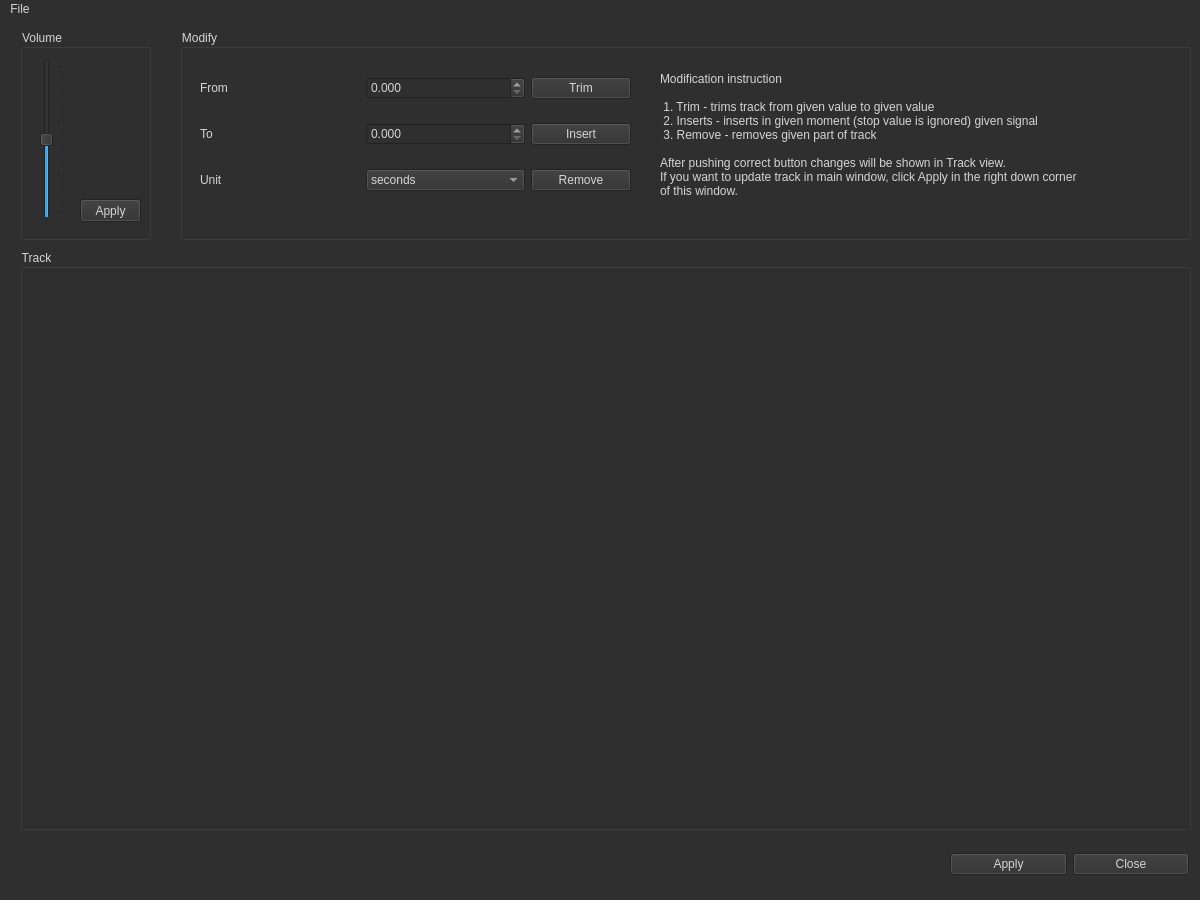
<?xml version="1.0" encoding="UTF-8"?>
<ui version="4.0">
 <class>MainWindow</class>
 <widget class="QMainWindow" name="MainWindow">
  <property name="windowModality">
   <enum>Qt::WindowModal</enum>
  </property>
  <property name="geometry">
   <rect>
    <x>0</x>
    <y>0</y>
    <width>1200</width>
    <height>900</height>
   </rect>
  </property>
  <property name="minimumSize">
   <size>
    <width>650</width>
    <height>250</height>
   </size>
  </property>
  <property name="maximumSize">
   <size>
    <width>1200</width>
    <height>900</height>
   </size>
  </property>
  <property name="windowTitle">
   <string>Modification Window</string>
  </property>
  <property name="styleSheet">
   <string notr="true">background-color:rgb(47, 47, 47);
font: 10pt &quot;MS Shell Dlg 2&quot;;
color: rgb(213, 213, 213);</string>
  </property>
  <widget class="QWidget" name="centralwidget">
   <widget class="QWidget" name="horizontalLayoutWidget">
    <property name="geometry">
     <rect>
      <x>950</x>
      <y>820</y>
      <width>239</width>
      <height>51</height>
     </rect>
    </property>
    <layout class="QHBoxLayout" name="SettingBox">
     <item>
      <widget class="QPushButton" name="applyButton">
       <property name="text">
        <string>Apply</string>
       </property>
      </widget>
     </item>
     <item>
      <widget class="QPushButton" name="closeButton">
       <property name="text">
        <string>Close</string>
       </property>
      </widget>
     </item>
    </layout>
   </widget>
   <widget class="QGroupBox" name="volumeBox">
    <property name="geometry">
     <rect>
      <x>20</x>
      <y>10</y>
      <width>131</width>
      <height>211</height>
     </rect>
    </property>
    <property name="title">
     <string>Volume</string>
    </property>
    <widget class="QSlider" name="volumeSlider">
     <property name="geometry">
      <rect>
       <x>20</x>
       <y>30</y>
       <width>22</width>
       <height>160</height>
      </rect>
     </property>
     <property name="mouseTracking">
      <bool>false</bool>
     </property>
     <property name="minimum">
      <number>-12</number>
     </property>
     <property name="maximum">
      <number>12</number>
     </property>
     <property name="sliderPosition">
      <number>0</number>
     </property>
     <property name="orientation">
      <enum>Qt::Vertical</enum>
     </property>
     <property name="tickPosition">
      <enum>QSlider::TicksBelow</enum>
     </property>
     <property name="tickInterval">
      <number>3</number>
     </property>
    </widget>
    <widget class="QPushButton" name="volumeButton">
     <property name="geometry">
      <rect>
       <x>60</x>
       <y>170</y>
       <width>61</width>
       <height>23</height>
      </rect>
     </property>
     <property name="text">
      <string>Apply</string>
     </property>
    </widget>
   </widget>
   <widget class="QGroupBox" name="trackBox">
    <property name="geometry">
     <rect>
      <x>20</x>
      <y>230</y>
      <width>1171</width>
      <height>581</height>
     </rect>
    </property>
    <property name="title">
     <string>Track</string>
    </property>
   </widget>
   <widget class="QGroupBox" name="modificationBox">
    <property name="geometry">
     <rect>
      <x>180</x>
      <y>10</y>
      <width>1011</width>
      <height>211</height>
     </rect>
    </property>
    <property name="title">
     <string>Modify</string>
    </property>
    <widget class="QWidget" name="gridLayoutWidget">
     <property name="geometry">
      <rect>
       <x>20</x>
       <y>30</y>
       <width>431</width>
       <height>151</height>
      </rect>
     </property>
     <layout class="QGridLayout" name="gridLayout">
      <item row="3" column="1">
       <widget class="QComboBox" name="unitComboBox">
        <item>
         <property name="text">
          <string>seconds</string>
         </property>
        </item>
        <item>
         <property name="text">
          <string>samples</string>
         </property>
        </item>
       </widget>
      </item>
      <item row="2" column="2">
       <widget class="QPushButton" name="insertButton">
        <property name="text">
         <string>Insert</string>
        </property>
       </widget>
      </item>
      <item row="3" column="2">
       <widget class="QPushButton" name="removeButton">
        <property name="text">
         <string>Remove</string>
        </property>
       </widget>
      </item>
      <item row="2" column="1">
       <widget class="QDoubleSpinBox" name="toSpinBox">
        <property name="decimals">
         <number>3</number>
        </property>
        <property name="maximum">
         <double>1000.000000000000000</double>
        </property>
        <property name="singleStep">
         <double>0.001000000000000</double>
        </property>
       </widget>
      </item>
      <item row="0" column="0">
       <widget class="QLabel" name="label">
        <property name="text">
         <string>From</string>
        </property>
       </widget>
      </item>
      <item row="3" column="0">
       <widget class="QLabel" name="label_3">
        <property name="text">
         <string>Unit</string>
        </property>
       </widget>
      </item>
      <item row="0" column="1">
       <widget class="QDoubleSpinBox" name="fromSpinBox">
        <property name="decimals">
         <number>3</number>
        </property>
        <property name="maximum">
         <double>1000.000000000000000</double>
        </property>
        <property name="singleStep">
         <double>0.001000000000000</double>
        </property>
       </widget>
      </item>
      <item row="2" column="0">
       <widget class="QLabel" name="label_2">
        <property name="text">
         <string>To</string>
        </property>
       </widget>
      </item>
      <item row="0" column="2">
       <widget class="QPushButton" name="trimButton">
        <property name="sizePolicy">
         <sizepolicy hsizetype="Minimum" vsizetype="Minimum">
          <horstretch>0</horstretch>
          <verstretch>0</verstretch>
         </sizepolicy>
        </property>
        <property name="minimumSize">
         <size>
          <width>20</width>
          <height>20</height>
         </size>
        </property>
        <property name="maximumSize">
         <size>
          <width>100</width>
          <height>100</height>
         </size>
        </property>
        <property name="text">
         <string>Trim</string>
        </property>
       </widget>
      </item>
     </layout>
    </widget>
    <widget class="QLabel" name="label_4">
     <property name="geometry">
      <rect>
       <x>480</x>
       <y>20</y>
       <width>491</width>
       <height>171</height>
      </rect>
     </property>
     <property name="text">
      <string>Modification instruction

 1. Trim - trims track from given value to given value
 2. Inserts - inserts in given moment (stop value is ignored) given signal
 3. Remove - removes given part of track 

After pushing correct button changes will be shown in Track view.
If you want to update track in main window, click Apply in the right down corner
of this window.</string>
     </property>
    </widget>
   </widget>
  </widget>
  <widget class="QMenuBar" name="menubar">
   <property name="geometry">
    <rect>
     <x>0</x>
     <y>0</y>
     <width>1200</width>
     <height>22</height>
    </rect>
   </property>
   <widget class="QMenu" name="menuExport">
    <property name="title">
     <string>File</string>
    </property>
    <addaction name="actionExport"/>
   </widget>
   <addaction name="menuExport"/>
  </widget>
  <widget class="QStatusBar" name="statusbar"/>
  <action name="actionExport">
   <property name="text">
    <string>Export</string>
   </property>
  </action>
 </widget>
 <resources/>
 <connections/>
</ui>
